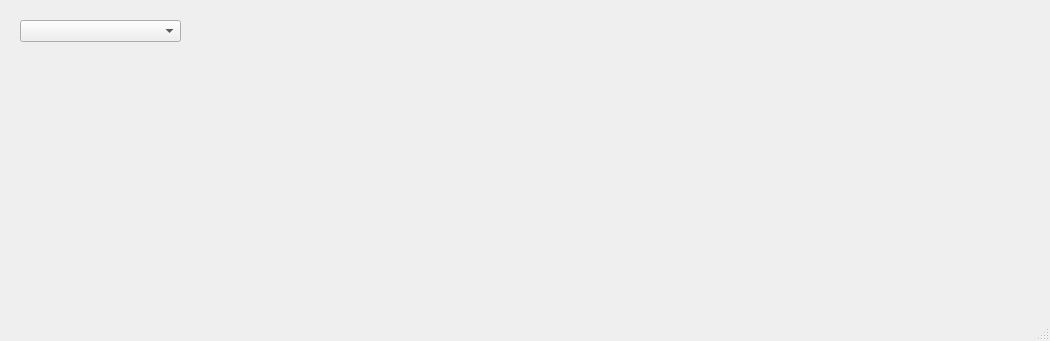
<?xml version="1.0" encoding="UTF-8"?>
<ui version="4.0">
 <class>CPR_viewer</class>
 <widget class="QMainWindow" name="CPR_viewer">
  <property name="geometry">
   <rect>
    <x>0</x>
    <y>0</y>
    <width>1050</width>
    <height>341</height>
   </rect>
  </property>
  <property name="windowTitle">
   <string>MainWindow</string>
  </property>
  <widget class="QWidget" name="centralwidget">
   <widget class="QComboBox" name="selector">
    <property name="geometry">
     <rect>
      <x>20</x>
      <y>20</y>
      <width>161</width>
      <height>22</height>
     </rect>
    </property>
    <item>
     <property name="text">
      <string/>
     </property>
    </item>
    <item>
     <property name="text">
      <string>LAD</string>
     </property>
    </item>
    <item>
     <property name="text">
      <string>D1</string>
     </property>
    </item>
    <item>
     <property name="text">
      <string>Cx</string>
     </property>
    </item>
    <item>
     <property name="text">
      <string>RI</string>
     </property>
    </item>
    <item>
     <property name="text">
      <string>RCA</string>
     </property>
    </item>
    <item>
     <property name="text">
      <string>RPD</string>
     </property>
    </item>
   </widget>
   <widget class="QLabel" name="CPR">
    <property name="geometry">
     <rect>
      <x>20</x>
      <y>50</y>
      <width>891</width>
      <height>221</height>
     </rect>
    </property>
    <property name="text">
     <string/>
    </property>
   </widget>
  </widget>
  <widget class="QStatusBar" name="statusbar"/>
 </widget>
 <resources/>
 <connections/>
</ui>
